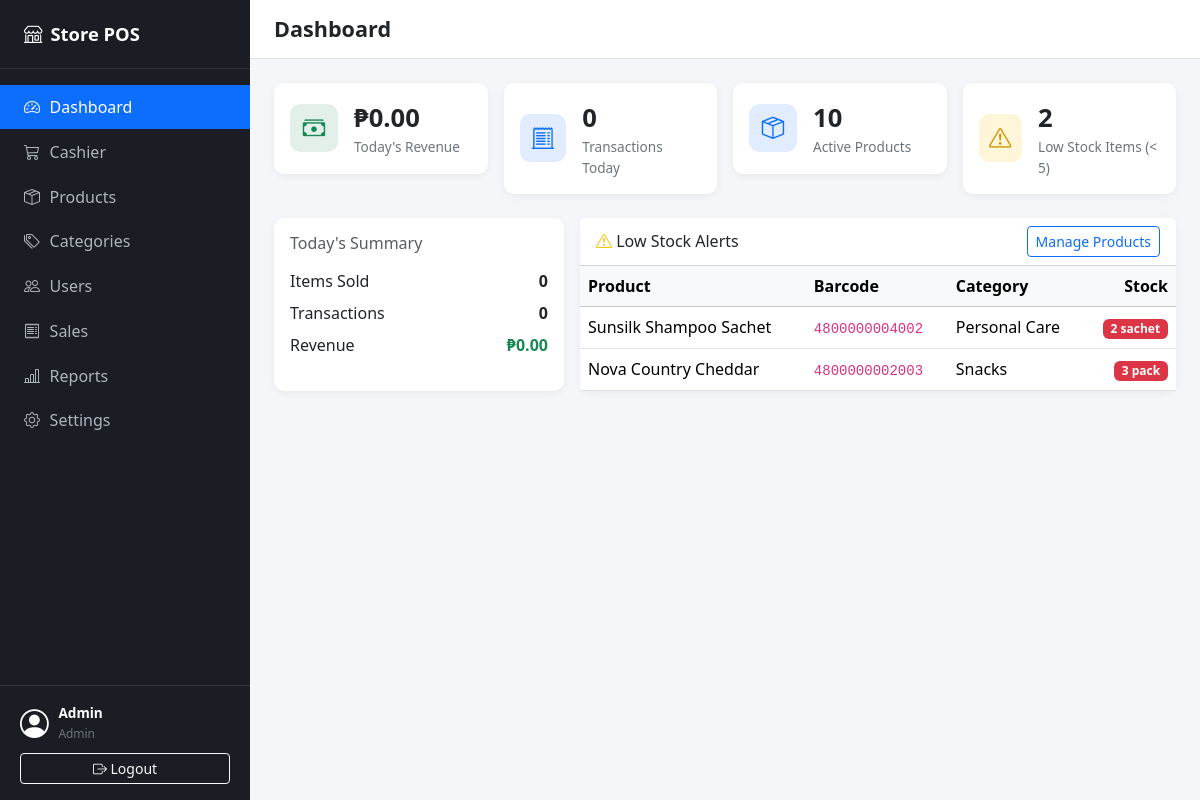
/pages/dashboard.php (signed in), run on the app's committed database.
### tables this page shows
CREATE TABLE settings (
  id INT AUTO_INCREMENT PRIMARY KEY,
  setting_key VARCHAR(100) UNIQUE NOT NULL,
  setting_value TEXT
);

CREATE TABLE products (
  id INT AUTO_INCREMENT PRIMARY KEY,
  barcode VARCHAR(100) UNIQUE NOT NULL,
  name VARCHAR(150) NOT NULL,
  category_id INT,
  price DECIMAL(10,2) NOT NULL,
  cost_price DECIMAL(10,2) DEFAULT 0,
  stock INT DEFAULT 0,
  unit VARCHAR(30) DEFAULT 'pcs',
  is_active TINYINT(1) DEFAULT 1,
  FOREIGN KEY (category_id) REFERENCES categories(id)
    ON DELETE SET NULL
    ON UPDATE CASCADE
);

CREATE TABLE categories (
  id INT AUTO_INCREMENT PRIMARY KEY,
  name VARCHAR(100) NOT NULL
);

### includes/functions.php (called while the page is built, shortened)
<?php
function baseUrl(): string
{
    static $url = null;
    if ($url === null) {
        $url = dirname(dirname($_SERVER['SCRIPT_NAME']));
    }
    return $url;
}
function getSetting(mysqli $conn, string $key, string $default = ''): string
{
    $stmt = $conn->prepare('SELECT setting_value FROM settings WHERE setting_key = ? LIMIT 1');
    $stmt->bind_param('s', $key);
    $stmt->execute();
    $result = $stmt->get_result();
    $row = $result->fetch_assoc();
    return $row ? (string) $row['setting_value'] : $default;
}
function formatMoney(float $amount): string
{
    return '₱' . number_format($amount, 2);
}
function isActivePage(string $page): bool
{
    return basename($_SERVER['SCRIPT_NAME']) === $page;
}

### pages/dashboard.php (the view, shortened to what this page needs)
<?php
$pageTitle = 'Dashboard';
require_once __DIR__ . '/../includes/header.php';
$lowStockThreshold = (int) getSetting($conn, 'low_stock_threshold', '5');
$stmt = $conn->prepare(
    'SELECT COALESCE(SUM(total), 0) AS revenue, COUNT(*) AS transactions
     FROM sales
     WHERE DATE(created_at) = CURDATE()'
);
$stmt->execute();
$todaySales = $stmt->get_result()->fetch_assoc();
$totalProducts = (int) $conn->query(
    'SELECT COUNT(*) AS cnt FROM products WHERE is_active = 1'
)->fetch_assoc()['cnt'];
$stmt = $conn->prepare(
    'SELECT COUNT(*) AS cnt FROM products WHERE is_active = 1 AND stock < ?'
);
$stmt->bind_param('i', $lowStockThreshold);
$stmt->execute();
$lowStockCount = (int) $stmt->get_result()->fetch_assoc()['cnt'];
$stmt = $conn->prepare(
    'SELECT p.name, p.barcode, p.stock, p.unit, c.name AS category_name
     FROM products p
     LEFT JOIN categories c ON p.category_id = c.id
     WHERE p.is_active = 1 AND p.stock < ?
     ORDER BY p.stock ASC
     LIMIT 10'
);
$stmt->bind_param('i', $lowStockThreshold);
$stmt->execute();
$lowStockProducts = $stmt->get_result()->fetch_all(MYSQLI_ASSOC);
$itemsSoldToday = (int) $conn->query(
    'SELECT COALESCE(SUM(si.qty), 0) AS cnt
     FROM sale_items si
     INNER JOIN sales s ON si.sale_id = s.id
     WHERE DATE(s.created_at) = CURDATE()'
)->fetch_assoc()['cnt'];
?>
<div class="row g-3 mb-4">
    <div class="col-md-3">
        <div class="card stat-card">
            <div class="card-body d-flex align-items-center gap-3">
                <div class="stat-icon bg-stat-success">
                    <i class="bi bi-cash-stack"></i>
                </div>
                <div>
                    <div class="stat-value"><?= formatMoney((float) $todaySales['revenue']) ?></div>
                    <div class="stat-label">Today's Revenue</div>
                </div>
            </div>
        </div>
    </div>
    <div class="col-md-3">
        <div class="card stat-card">
            <div class="card-body d-flex align-items-center gap-3">
                <div class="stat-icon bg-stat-primary">
                    <i class="bi bi-receipt-cutoff"></i>
                </div>
                <div>
                    <div class="stat-value"><?= (int) $todaySales['transactions'] ?></div>
                    <div class="stat-label">Transactions Today</div>
                </div>
            </div>
        </div>
    </div>
    <div class="col-md-3">
        <div class="card stat-card">
            <div class="card-body d-flex align-items-center gap-3">
                <div class="stat-icon bg-stat-primary">
                    <i class="bi bi-box-seam"></i>
                </div>
                <div>
                    <div class="stat-value"><?= $totalProducts ?></div>
                    <div class="stat-label">Active Products</div>
                </div>
            </div>
        </div>
    </div>
    <div class="col-md-3">
        <div class="card stat-card">
            <div class="card-body d-flex align-items-center gap-3">
                <div class="stat-icon bg-stat-warning">
                    <i class="bi bi-exclamation-triangle"></i>
                </div>
                <div>
                    <div class="stat-value"><?= $lowStockCount ?></div>
                    <div class="stat-label">Low Stock Items (&lt; <?= $lowStockThreshold ?>)</div>
                </div>
            </div>
        </div>
    </div>
</div>
<div class="row g-3">
    <div class="col-md-4">
        <div class="card stat-card h-100">
            <div class="card-body">
                <h6 class="text-muted mb-3">Today's Summary</h6>
                <div class="d-flex justify-content-between mb-2">
                    <span>Items Sold</span>
                    <strong><?= $itemsSoldToday ?></strong>
                </div>
                <div class="d-flex justify-content-between mb-2">
                    <span>Transactions</span>
                    <strong><?= (int) $todaySales['transactions'] ?></strong>
                </div>
                <div class="d-flex justify-content-between">
                    <span>Revenue</span>
                    <strong class="text-success"><?= formatMoney((float) $todaySales['revenue']) ?></strong>
                </div>
            </div>
        </div>
    </div>
    <div class="col-md-8">
        <div class="card stat-card h-100">
            <div class="card-header bg-white d-flex justify-content-between align-items-center">
                <h6 class="mb-0">
                    <i class="bi bi-exclamation-triangle text-warning"></i>
                    Low Stock Alerts
                </h6>
                <a href="<?= $base ?>/pages/products.php" class="btn btn-sm btn-outline-primary">Manage Products</a>
            </div>
            <div class="card-body p-0">
                <?php if (empty($lowStockProducts)): ?>
                    <div class="p-4 text-center text-muted">
                        <i class="bi bi-check-circle text-success fs-3"></i>
                        <p class="mb-0 mt-2">All products are sufficiently stocked.</p>
                    </div>
                <?php else: ?>
                    <div class="table-responsive">
                        <table class="table table-hover mb-0">
                            <thead class="table-light">
                                <tr>
                                    <th>Product</th>
                                    <th>Barcode</th>
                                    <th>Category</th>
                                    <th class="text-end">Stock</th>
                                </tr>
                            </thead>
                            <tbody>
                                <?php foreach ($lowStockProducts as $product): ?>
                                    <tr>
                                        <td><?= htmlspecialchars($product['name']) ?></td>
                                        <td><code><?= htmlspecialchars($product['barcode']) ?></code></td>
                                        <td><?= htmlspecialchars($product['category_name'] ?? '—') ?></td>
                                        <td class="text-end">
                                            <span class="badge bg-danger">
                                                <?= (int) $product['stock'] ?> <?= htmlspecialchars($product['unit']) ?>
                                            </span>
                                        </td>
                                    </tr>
                                <?php endforeach; ?>
                            </tbody>
                        </table>
                    </div>
                <?php endif; ?>
            </div>
        </div>
    </div>
</div>
<?php require_once __DIR__ . '/../includes/footer.php'; ?>

### includes/header.php (shortened to what this page needs)
<?php
require_once __DIR__ . '/../config/db.php';
require_once __DIR__ . '/functions.php';
$pageTitle = $pageTitle ?? 'POS System';
$base = baseUrl();
$isAdmin = $_SESSION['role'] === 'admin';
?>
<!DOCTYPE html>
<html lang="en">
<head>
    <link href="https://cdn.jsdelivr.net/npm/bootstrap@5.3.3/dist/css/bootstrap.min.css" rel="stylesheet">
    <link href="https://cdn.jsdelivr.net/npm/bootstrap-icons@1.11.3/font/bootstrap-icons.min.css" rel="stylesheet">
    <link href="https://cdn.datatables.net/1.13.8/css/dataTables.bootstrap5.min.css" rel="stylesheet">
    <link href="<?= $base ?>/assets/css/style.css" rel="stylesheet">
</head>
<body>
    <div class="d-flex" id="wrapper">
        <nav id="sidebar" class="sidebar">
            <div class="sidebar-brand">
                <i class="bi bi-shop"></i>
                <span>Store POS</span>
            </div>
            <ul class="sidebar-nav">
                <?php if ($isAdmin): ?>
                    <li>
                        <a href="<?= $base ?>/pages/dashboard.php"
                           class="<?= isActivePage('dashboard.php') ? 'active' : '' ?>">
                            <i class="bi bi-speedometer2"></i> Dashboard
                        </a>
                    </li>
                    <li>
                        <a href="<?= $base ?>/pages/cashier.php"
                           class="<?= isActivePage('cashier.php') ? 'active' : '' ?>">
                            <i class="bi bi-cart3"></i> Cashier
                        </a>
                    </li>
                    <li>
                        <a href="<?= $base ?>/pages/products.php"
                           class="<?= isActivePage('products.php') ? 'active' : '' ?>">
                            <i class="bi bi-box-seam"></i> Products
                        </a>
                    </li>
                    <li>
                        <a href="<?= $base ?>/pages/categories.php"
                           class="<?= isActivePage('categories.php') ? 'active' : '' ?>">
                            <i class="bi bi-tags"></i> Categories
                        </a>
                    </li>
                    <li>
                        <a href="<?= $base ?>/pages/users.php"
                           class="<?= isActivePage('users.php') ? 'active' : '' ?>">
                            <i class="bi bi-people"></i> Users
                        </a>
                    </li>
                    <li>
                        <a href="<?= $base ?>/pages/sales.php"
                           class="<?= isActivePage('sales.php') ? 'active' : '' ?>">
                            <i class="bi bi-receipt"></i> Sales
                        </a>
                    </li>
                    <li>
                        <a href="<?= $base ?>/pages/reports.php"
                           class="<?= isActivePage('reports.php') ? 'active' : '' ?>">
                            <i class="bi bi-bar-chart-line"></i> Reports
                        </a>
                    </li>
                    <li>
                        <a href="<?= $base ?>/pages/settings.php"
                           class="<?= isActivePage('settings.php') ? 'active' : '' ?>">
                            <i class="bi bi-gear"></i> Settings
                        </a>
                    </li>
                <?php endif; ?>
            </ul>
            <div class="sidebar-footer">
                <div class="user-info">
                    <i class="bi bi-person-circle"></i>
                    <div>
                        <div class="user-name"><?= htmlspecialchars($_SESSION['name']) ?></div>
                        <small class="user-role"><?= htmlspecialchars(ucfirst($_SESSION['role'])) ?></small>
                    </div>
                </div>
                <a href="<?= $base ?>/auth/logout.php" class="btn btn-outline-light btn-sm w-100 mt-2">
                    <i class="bi bi-box-arrow-right"></i> Logout
                </a>
            </div>
        </nav>
        <div id="page-content" class="flex-grow-1">
            <header class="topbar">
                <h1 class="page-heading mb-0"><?= htmlspecialchars($pageTitle) ?></h1>
            </header>
            <main class="main-content">

### includes/footer.php (shortened to what this page needs)
            </main>
        </div>
    </div>
</body>
</html>

### assets/css/style.css (style rules this page uses)
body { background-color: #f4f6f9; overflow-x: hidden; }
#wrapper { min-height: 100vh; }
.sidebar { width: 250px; min-height: 100vh; background: #1a1d23; color: #adb5bd; display: flex; flex-direction: column; flex-shrink: 0; }
.sidebar-brand { padding: 1.25rem 1.5rem; font-size: 1.15rem; font-weight: 700; color: #fff; border-bottom: 1px solid #2d3239; display: flex; align-items: center; gap: 0.5rem; }
.sidebar-nav { list-style: none; padding: 1rem 0; margin: 0; flex-grow: 1; }
.sidebar-nav li a { display: flex; align-items: center; gap: 0.6rem; padding: 0.65rem 1.5rem; color: #adb5bd; text-decoration: none; transition: background 0.15s, color 0.15s; }
.sidebar-nav li a.active { background: #0d6efd; color: #fff; }
.sidebar-footer { padding: 1rem 1.25rem; border-top: 1px solid #2d3239; }
.user-info { display: flex; align-items: center; gap: 0.6rem; font-size: 0.85rem; }
.user-info .bi-person-circle { font-size: 1.8rem; color: #fff; }
.user-name { color: #fff; font-weight: 600; }
.user-role { color: #6c757d; }
#page-content { display: flex; flex-direction: column; min-width: 0; }
.topbar { background: #fff; border-bottom: 1px solid #dee2e6; padding: 1rem 1.5rem; }
.page-heading { font-size: 1.35rem; font-weight: 600; color: #212529; }
.main-content { padding: 1.5rem; flex-grow: 1; }
.stat-card { border: none; border-radius: 10px; box-shadow: 0 2px 8px rgba(0, 0, 0, 0.06); transition: transform 0.15s; }
.stat-card .stat-icon { width: 48px; height: 48px; border-radius: 10px; display: flex; align-items: center; justify-content: center; font-size: 1.4rem; }
.stat-card .stat-value { font-size: 1.6rem; font-weight: 700; color: #212529; }
.stat-card .stat-label { font-size: 0.85rem; color: #6c757d; }
.bg-stat-primary { background: rgba(13, 110, 253, 0.12); color: #0d6efd; }
.bg-stat-success { background: rgba(25, 135, 84, 0.12); color: #198754; }
.bg-stat-warning { background: rgba(255, 193, 7, 0.15); color: #cc9a06; }

### data on the page
settings: setting_value "5"
products: name "Sunsilk Shampoo Sachet", barcode "4800000004002", category.name "Personal Care", stock "2", unit "sachet"
products: name "Nova Country Cheddar", barcode "4800000002003", category.name "Snacks", stock "3", unit "pack"

### other printed values
$_SESSION['name'] "Admin"
$_SESSION['role'] "Admin"
$pageTitle "Dashboard"
formatMoney((float) $todaySales['revenue']) "₱0.00"
$todaySales['transactions'] "0"
$totalProducts "10"
$lowStockCount "2"
$itemsSoldToday "0"
